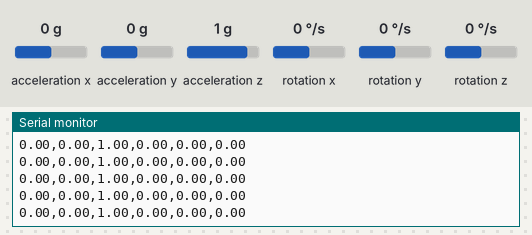
This sketch was run on a simulated Arduino Uno, built with avr-gcc and run on an emulated ATmega328P. On the bench: the last lines printed to the serial monitor. Wiring (inferred from the names in the program): MPU-6050 motion sensor at I2C address 0x68. Inputs (shaded band) come from the test bench; at power-on: rotation x 0 °/s, acceleration x 0 g, acceleration y 0 g, acceleration z 1 g, rotation y 0 °/s, rotation z 0 °/s.

Above: at 1.2 s.
1.3 s: rotation x set to 100 °/s
At 2.0 s:
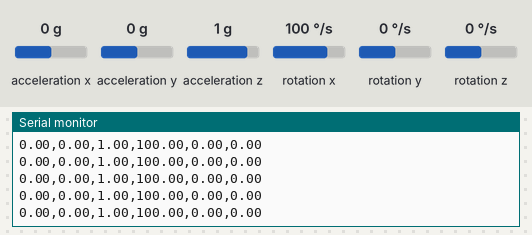
4.3 s: acceleration x set to -1.4 g
At 5.0 s:
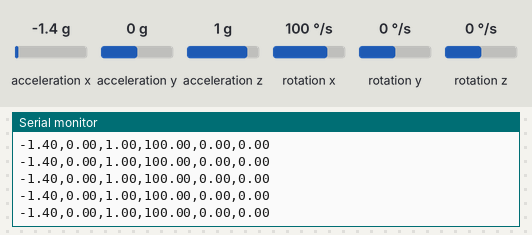
7.3 s: acceleration y set to -1.4 g
At 7.9 s:
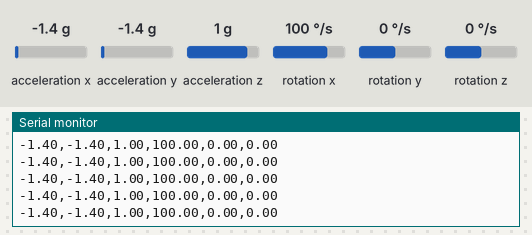
10.3 s: acceleration z set to -1.4 g
At 10.9 s:
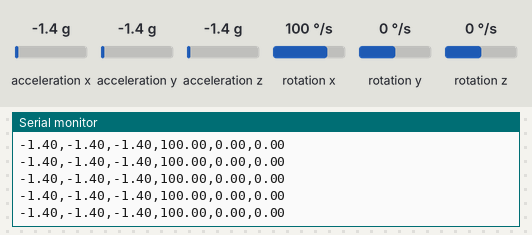
13.3 s: rotation x set to 0 °/s
At 14.0 s:
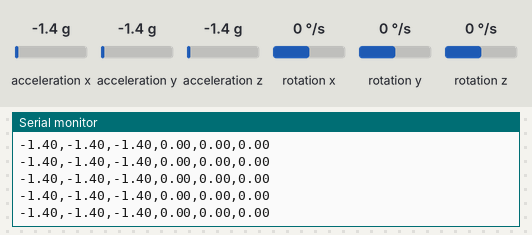

Measured:
- after the input at 1.3 s, the serial monitor: prints a new line after 0.08 s (image 1)
- after the input at 4.3 s, the serial monitor: prints a new line after 0.06 s (image 2)
- after the input at 7.3 s, the serial monitor: prints a new line after 0.07 s (image 3)
- after the input at 10.3 s, the serial monitor: prints a new line after 0.09 s (image 4)
- after the input at 13.3 s, the serial monitor: prints a new line after 0.09 s (image 5)

The sketch:

kimaya_ka_code.ino
```cpp
#include <Wire.h>
const int MPU = 0x68; // MPU6050 I2C address
#define PI 3.1415926535897932384626433832795

int16_t n = 1;


// roll,roll_prev,pitch,pitch_prev,yaw;
float AccX, AccY, AccZ , rms_a;
float GyX, GyY, GyZ , rms_gy;
float accAngleX, accAngleY, gyroAngleX, gyroAngleY, gyroAngleZ;
//float roll, pitch, yaw;
float AccErrorX, AccErrorY, GyroErrorX, GyroErrorY, GyroErrorZ;
float elapsedTime, currentTime, previousTime;
int c = 0;
int prev_n = -100;
float Accel_X, Accel_Y, Accel_Z , Gyro_X, Gyro_Y, Gyro_Z;

void setup() {

  Serial.begin(9600);
  //Serial.begin(128000); // opens serial port, sets data rate to 128000 bps
  //Serial.println("CLEARDATA");
  //Serial.println("LABEL,Time,Accel_X,Accel_Y,Accel_Z,Gyro_X,Gyro_Y,Gyro_Z");
  Wire.begin();                      // Initialize comunication

  Wire.beginTransmission(MPU);       // Start communication with MPU6050 // MPU=0x68
  Wire.write(0x6B);                  // Talk to the register 6B
  Wire.write(0x00);                  // Make reset - place a 0 into the 6B register
  Wire.endTransmission(true);        //end the transmission
  /*
  // Configure Accelerometer Sensitivity - Full Scale Range (default +/- 2g)
  Wire.beginTransmission(MPU);
  Wire.write(0x1C);                  //Talk to the ACCEL_CONFIG register (1C hex)
  Wire.write(0x10);                  //Set the register bits as 00010000 (+/- 8g full scale range)
  Wire.endTransmission(true);
  // Configure Gyro Sensitivity - Full Scale Range (default +/- 250deg/s)
  Wire.beginTransmission(MPU);
  Wire.write(0x1B);                   // Talk to the GYRO_CONFIG register (1B hex)
  Wire.write(0x10);                   // Set the register bits as 00010000 (1000deg/s full scale)
  Wire.endTransmission(true);
  delay(20);
  */
  // Call this function if you need to get the IMU error values for your module
  //calculate_IMU_error();
  delay(20);
  //pinMode(43,OUTPUT);
  //pinMode(45,OUTPUT);
  //digitalWrite(43,HIGH);
  //digitalWrite(45,HIGH);
}
void loop() {

  // === Read acceleromter data === //
  Wire.beginTransmission(MPU);
  Wire.write(0x3B); // Start with register 0x3B (ACCEL_XOUT_H)
  Wire.endTransmission(false);
  Wire.requestFrom(MPU, 6, true); // Read 6 registers total, each axis value is stored in 2 registers
  //For a range of +-2g, we need to divide the raw values by 16384, according to the datasheet
  AccX = (Wire.read() << 8 | Wire.read())/ 16384.0; // X-axis value
  AccY = (Wire.read() << 8 | Wire.read())/ 16384.0; // Y-axis value
  AccZ = (Wire.read() << 8 | Wire.read())/ 16384.0; // Z-axis value
  rms_a=pow((pow(AccX,2)+pow(AccY,2)+pow(AccZ,2)),0.5);

  Wire.beginTransmission(MPU);
  Wire.write(0x43); // Gyro data first register address 0x43
  Wire.endTransmission(false);
  Wire.requestFrom(MPU, 6, true);

  GyX = (Wire.read() << 8 | Wire.read()) / 131.0; // For a 250deg/s range we have to divide first the raw value by 131.0, according to the datasheet
  GyY = (Wire.read() << 8 | Wire.read()) / 131.0;
  GyZ = (Wire.read() << 8 | Wire.read()) / 131.0;

  /*Serial.print("AccX: ");
  Serial.print(AccX);
  Serial.print("\tAccY: ");
  Serial.print(AccY);
  Serial.print("\tAccZ: ");
  Serial.print(AccZ);*/


  /*Serial.print("\tGyX: ");
  Serial.print(GyX);
  Serial.print("\tGyY: ");
  Serial.print(GyY);
  Serial.print("\tGyZ: ");
  Serial.print(GyZ);*/


  rms_gy=pow((pow(GyX,2)+pow(GyY,2)+pow(GyZ,2)),0.5);
  Serial.print(AccX); Serial.print(",");Serial.print(AccY);Serial.print(",");Serial.print(AccZ);Serial.print(","); Serial.print(GyX);Serial.print(","); Serial.print(GyY);Serial.print(","); Serial.println(GyZ);

  delay(10);

}
```
